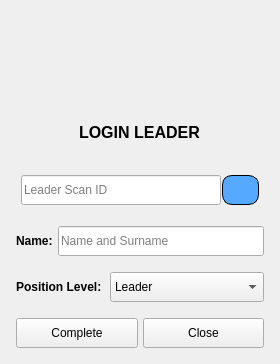
<?xml version='1.0' encoding='utf-8'?>
<ui version="4.0">
 <class>Scanleader</class>
 <widget class="QDialog" name="Scanleader">
  <property name="geometry">
   <rect>
    <x>0</x>
    <y>0</y>
    <width>280</width>
    <height>364</height>
   </rect>
  </property>
  <property name="sizePolicy">
   <sizepolicy hsizetype="Preferred" vsizetype="Preferred">
    <horstretch>0</horstretch>
    <verstretch>0</verstretch>
   </sizepolicy>
  </property>
  <property name="minimumSize">
   <size>
    <width>280</width>
    <height>364</height>
   </size>
  </property>
  <property name="maximumSize">
   <size>
    <width>280</width>
    <height>364</height>
   </size>
  </property>
  <property name="windowTitle">
   <string>Dialog</string>
  </property>
  <layout class="QVBoxLayout" name="verticalLayout_3">
   <item>
    <widget class="QWidget" name="widget_6" native="true">
     <layout class="QVBoxLayout" name="verticalLayout">
      <property name="leftMargin">
       <number>0</number>
      </property>
      <property name="topMargin">
       <number>0</number>
      </property>
      <property name="rightMargin">
       <number>0</number>
      </property>
      <property name="bottomMargin">
       <number>0</number>
      </property>
      <item>
       <widget class="QWidget" name="widget" native="true">
        <property name="sizePolicy">
         <sizepolicy hsizetype="Expanding" vsizetype="Expanding">
          <horstretch>0</horstretch>
          <verstretch>0</verstretch>
         </sizepolicy>
        </property>
        <property name="minimumSize">
         <size>
          <width>0</width>
          <height>0</height>
         </size>
        </property>
        <layout class="QVBoxLayout" name="verticalLayout_2">
         <property name="spacing">
          <number>5</number>
         </property>
         <property name="leftMargin">
          <number>5</number>
         </property>
         <property name="topMargin">
          <number>5</number>
         </property>
         <property name="rightMargin">
          <number>5</number>
         </property>
         <property name="bottomMargin">
          <number>5</number>
         </property>
         <item alignment="Qt::AlignHCenter|Qt::AlignTop">
          <widget class="QLabel" name="icon">
           <property name="sizePolicy">
            <sizepolicy hsizetype="Fixed" vsizetype="Fixed">
             <horstretch>0</horstretch>
             <verstretch>0</verstretch>
            </sizepolicy>
           </property>
           <property name="minimumSize">
            <size>
             <width>80</width>
             <height>80</height>
            </size>
           </property>
           <property name="maximumSize">
            <size>
             <width>80</width>
             <height>80</height>
            </size>
           </property>
           <property name="text">
            <string />
           </property>
           <property name="pixmap">
            <pixmap resource="../Qss/icons/_icons.qrc">:/feather/icons/feather/user-check.png</pixmap>
           </property>
           <property name="scaledContents">
            <bool>true</bool>
           </property>
          </widget>
         </item>
         <item>
          <spacer name="verticalSpacer">
           <property name="orientation">
            <enum>Qt::Vertical</enum>
           </property>
           <property name="sizeHint" stdset="0">
            <size>
             <width>20</width>
             <height>30</height>
            </size>
           </property>
          </spacer>
         </item>
         <item alignment="Qt::AlignHCenter">
          <widget class="QLabel" name="labelname">
           <property name="sizePolicy">
            <sizepolicy hsizetype="Fixed" vsizetype="Fixed">
             <horstretch>0</horstretch>
             <verstretch>0</verstretch>
            </sizepolicy>
           </property>
           <property name="font">
            <font>
             <pointsize>12</pointsize>
             <bold>true</bold>
            </font>
           </property>
           <property name="text">
            <string>LOGIN LEADER</string>
           </property>
          </widget>
         </item>
         <item>
          <spacer name="verticalSpacer_2">
           <property name="orientation">
            <enum>Qt::Vertical</enum>
           </property>
           <property name="sizeType">
            <enum>QSizePolicy::Preferred</enum>
           </property>
           <property name="sizeHint" stdset="0">
            <size>
             <width>20</width>
             <height>30</height>
            </size>
           </property>
          </spacer>
         </item>
         <item>
          <widget class="QWidget" name="widget_4" native="true">
           <property name="sizePolicy">
            <sizepolicy hsizetype="Preferred" vsizetype="Fixed">
             <horstretch>0</horstretch>
             <verstretch>0</verstretch>
            </sizepolicy>
           </property>
           <layout class="QHBoxLayout" name="horizontalLayout_2">
            <property name="spacing">
             <number>5</number>
            </property>
            <property name="leftMargin">
             <number>5</number>
            </property>
            <property name="topMargin">
             <number>5</number>
            </property>
            <property name="rightMargin">
             <number>5</number>
            </property>
            <property name="bottomMargin">
             <number>5</number>
            </property>
            <item>
             <widget class="QLineEdit" name="lineEdit">
              <property name="sizePolicy">
               <sizepolicy hsizetype="Preferred" vsizetype="Preferred">
                <horstretch>0</horstretch>
                <verstretch>0</verstretch>
               </sizepolicy>
              </property>
              <property name="minimumSize">
               <size>
                <width>200</width>
                <height>30</height>
               </size>
              </property>
              <property name="maximumSize">
               <size>
                <width>16777215</width>
                <height>16777215</height>
               </size>
              </property>
              <property name="text">
               <string />
              </property>
              <property name="placeholderText">
               <string>Leader Scan ID</string>
              </property>
             </widget>
            </item>
            <item>
             <widget class="QPushButton" name="Refresh_scanleader">
              <property name="enabled">
               <bool>true</bool>
              </property>
              <property name="sizePolicy">
               <sizepolicy hsizetype="Preferred" vsizetype="Preferred">
                <horstretch>0</horstretch>
                <verstretch>0</verstretch>
               </sizepolicy>
              </property>
              <property name="minimumSize">
               <size>
                <width>37</width>
                <height>30</height>
               </size>
              </property>
              <property name="maximumSize">
               <size>
                <width>37</width>
                <height>30</height>
               </size>
              </property>
              <property name="sizeIncrement">
               <size>
                <width>18</width>
                <height>20</height>
               </size>
              </property>
              <property name="styleSheet">
               <string notr="true">border-radius: 10px;
background-color: rgb(85, 170, 255);
border: 1px solid black;</string>
              </property>
              <property name="text">
               <string />
              </property>
              <property name="icon">
               <iconset resource="../Qss/icons/_icons.qrc">
                <normaloff>:/feather/icons/feather/refresh-ccw.png</normaloff>:/feather/icons/feather/refresh-ccw.png</iconset>
              </property>
              <property name="iconSize">
               <size>
                <width>16</width>
                <height>16</height>
               </size>
              </property>
             </widget>
            </item>
           </layout>
          </widget>
         </item>
        </layout>
       </widget>
      </item>
      <item>
       <widget class="QWidget" name="widget_2" native="true">
        <property name="sizePolicy">
         <sizepolicy hsizetype="Preferred" vsizetype="Fixed">
          <horstretch>0</horstretch>
          <verstretch>0</verstretch>
         </sizepolicy>
        </property>
        <layout class="QHBoxLayout" name="horizontalLayout_3">
         <property name="spacing">
          <number>5</number>
         </property>
         <property name="leftMargin">
          <number>5</number>
         </property>
         <property name="topMargin">
          <number>5</number>
         </property>
         <property name="rightMargin">
          <number>5</number>
         </property>
         <property name="bottomMargin">
          <number>5</number>
         </property>
         <item>
          <widget class="QLabel" name="label_name">
           <property name="sizePolicy">
            <sizepolicy hsizetype="Fixed" vsizetype="Fixed">
             <horstretch>0</horstretch>
             <verstretch>0</verstretch>
            </sizepolicy>
           </property>
           <property name="font">
            <font>
             <bold>true</bold>
            </font>
           </property>
           <property name="text">
            <string>Name:</string>
           </property>
          </widget>
         </item>
         <item>
          <widget class="QLineEdit" name="scan_leader">
           <property name="sizePolicy">
            <sizepolicy hsizetype="Expanding" vsizetype="Expanding">
             <horstretch>0</horstretch>
             <verstretch>0</verstretch>
            </sizepolicy>
           </property>
           <property name="minimumSize">
            <size>
             <width>0</width>
             <height>30</height>
            </size>
           </property>
           <property name="maximumSize">
            <size>
             <width>16777215</width>
             <height>16777215</height>
            </size>
           </property>
           <property name="inputMask">
            <string />
           </property>
           <property name="text">
            <string />
           </property>
           <property name="placeholderText">
            <string>Name and Surname</string>
           </property>
          </widget>
         </item>
        </layout>
       </widget>
      </item>
      <item>
       <widget class="QWidget" name="widget_3" native="true">
        <property name="sizePolicy">
         <sizepolicy hsizetype="Preferred" vsizetype="Fixed">
          <horstretch>0</horstretch>
          <verstretch>0</verstretch>
         </sizepolicy>
        </property>
        <layout class="QHBoxLayout" name="horizontalLayout">
         <property name="spacing">
          <number>5</number>
         </property>
         <property name="leftMargin">
          <number>5</number>
         </property>
         <property name="topMargin">
          <number>5</number>
         </property>
         <property name="rightMargin">
          <number>5</number>
         </property>
         <property name="bottomMargin">
          <number>5</number>
         </property>
         <item>
          <widget class="QLabel" name="label_Level">
           <property name="sizePolicy">
            <sizepolicy hsizetype="Fixed" vsizetype="Preferred">
             <horstretch>0</horstretch>
             <verstretch>0</verstretch>
            </sizepolicy>
           </property>
           <property name="font">
            <font>
             <pointsize>9</pointsize>
             <bold>true</bold>
            </font>
           </property>
           <property name="text">
            <string>Position Level: </string>
           </property>
          </widget>
         </item>
         <item alignment="Qt::AlignVCenter">
          <widget class="QComboBox" name="comboBox">
           <property name="minimumSize">
            <size>
             <width>100</width>
             <height>30</height>
            </size>
           </property>
           <property name="font">
            <font>
             <bold>false</bold>
             <kerning>true</kerning>
            </font>
           </property>
           <property name="layoutDirection">
            <enum>Qt::LeftToRight</enum>
           </property>
           <property name="autoFillBackground">
            <bool>false</bool>
           </property>
           <property name="styleSheet">
            <string notr="true" />
           </property>
           <property name="editable">
            <bool>false</bool>
           </property>
           <property name="insertPolicy">
            <enum>QComboBox::InsertAtCurrent</enum>
           </property>
           <item>
            <property name="text">
             <string>Leader</string>
            </property>
           </item>
           <item>
            <property name="text">
             <string>Supervisor</string>
            </property>
           </item>
           <item>
            <property name="text">
             <string>Engineer</string>
            </property>
           </item>
          </widget>
         </item>
        </layout>
       </widget>
      </item>
      <item>
       <widget class="QWidget" name="widget_5" native="true">
        <layout class="QHBoxLayout" name="horizontalLayout_4">
         <property name="spacing">
          <number>5</number>
         </property>
         <property name="leftMargin">
          <number>5</number>
         </property>
         <property name="topMargin">
          <number>5</number>
         </property>
         <property name="rightMargin">
          <number>5</number>
         </property>
         <property name="bottomMargin">
          <number>5</number>
         </property>
         <item>
          <widget class="QPushButton" name="confirmID">
           <property name="sizePolicy">
            <sizepolicy hsizetype="Preferred" vsizetype="Preferred">
             <horstretch>0</horstretch>
             <verstretch>0</verstretch>
            </sizepolicy>
           </property>
           <property name="minimumSize">
            <size>
             <width>0</width>
             <height>30</height>
            </size>
           </property>
           <property name="maximumSize">
            <size>
             <width>16777215</width>
             <height>31</height>
            </size>
           </property>
           <property name="cursor">
            <cursorShape>PointingHandCursor</cursorShape>
           </property>
           <property name="text">
            <string>Complete</string>
           </property>
           <property name="icon">
            <iconset resource="../Qss/icons/_icons.qrc">
             <normaloff>:/feather/icons/feather/check.png</normaloff>:/feather/icons/feather/check.png</iconset>
           </property>
          </widget>
         </item>
         <item>
          <widget class="QPushButton" name="pushButton_D">
           <property name="minimumSize">
            <size>
             <width>0</width>
             <height>30</height>
            </size>
           </property>
           <property name="text">
            <string>Close</string>
           </property>
           <property name="icon">
            <iconset resource="../Qss/icons/_icons.qrc">
             <normaloff>:/feather/icons/feather/x-circle.png</normaloff>:/feather/icons/feather/x-circle.png</iconset>
           </property>
          </widget>
         </item>
        </layout>
       </widget>
      </item>
     </layout>
    </widget>
   </item>
  </layout>
 </widget>
 <connections />
<customwidgets><customwidget><class>QPushButton</class><extends>QPushButton</extends><header location="global">Custom_Widgets.Theme.h</header><container>1</container></customwidget><customwidget><class>QLabel</class><extends>QLabel</extends><header location="global">Custom_Widgets.Theme.h</header><container>1</container></customwidget></customwidgets></ui>
